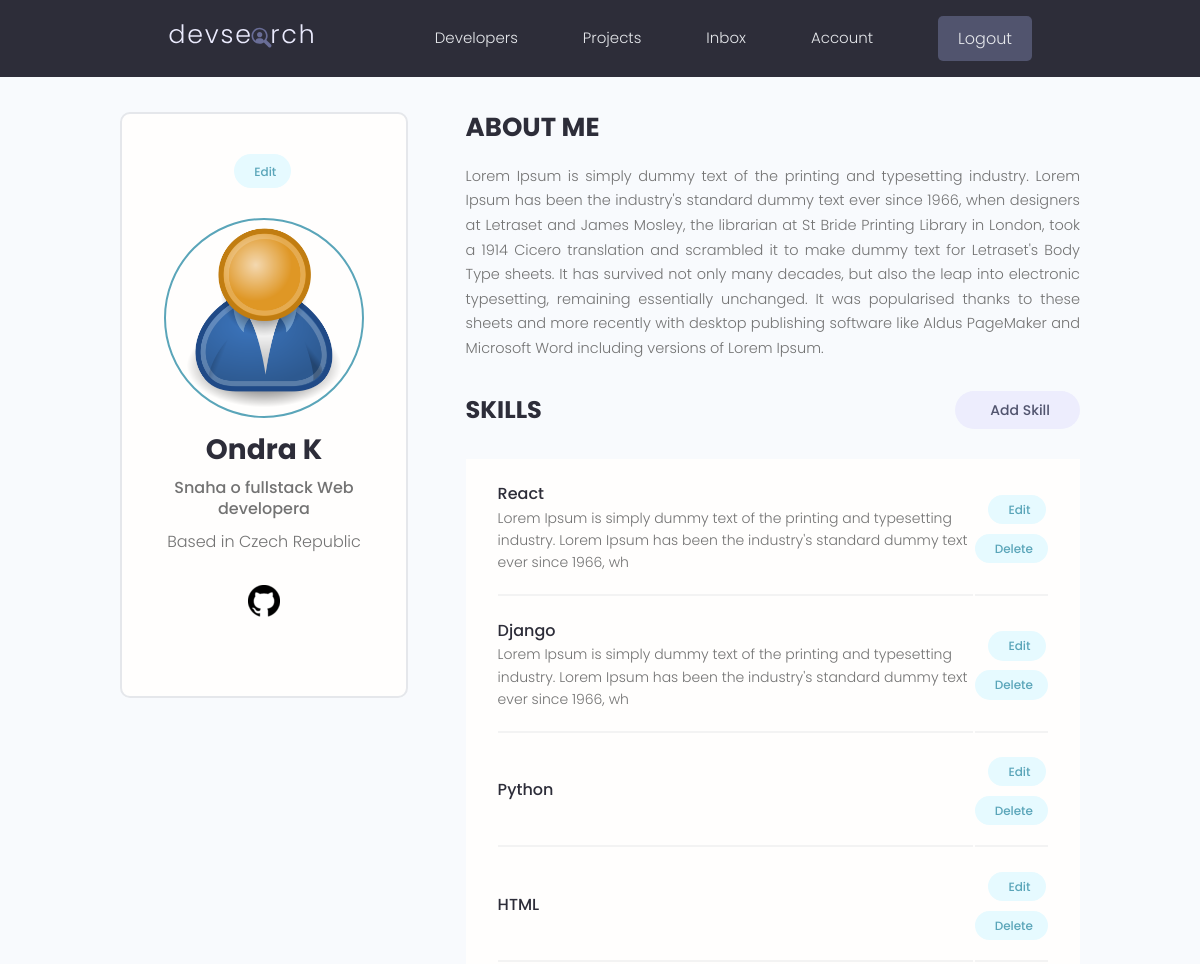
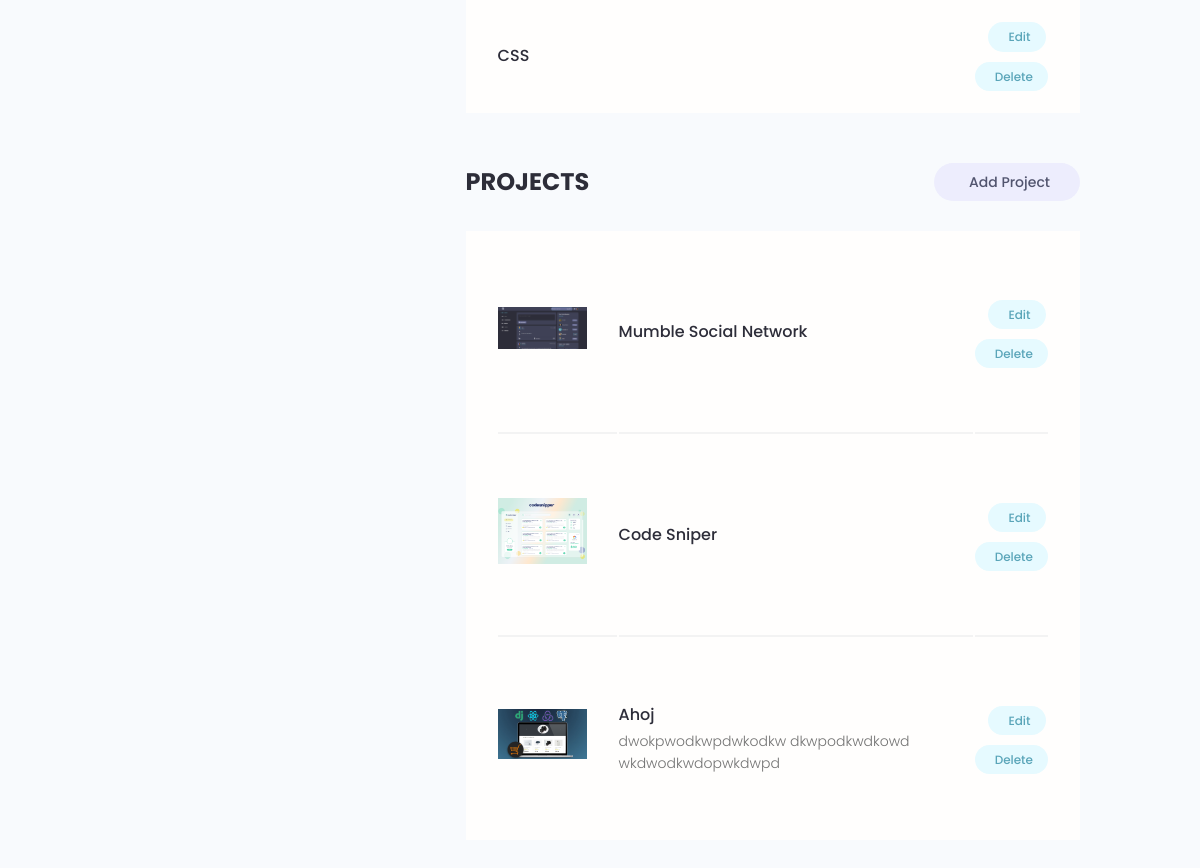
The app's page /account/ (signed in) with its own data (2 pictures, top to bottom).
### users/models.py (models this page shows, shortened)
class Profile(models.Model):
    id = models.UUIDField(primary_key=True, default=uuid.uuid4, editable=False, unique=True)
    user = models.OneToOneField(User, on_delete=models.CASCADE, null=True, blank=True)
    name = models.CharField(max_length=200, null=True, blank=True)
    username = models.CharField(max_length=200, null=True, blank=True)
    location = models.CharField(max_length=200, null=True, blank=True)
    email = models.EmailField(max_length=500, null=True, blank=True)
    short_intro = models.CharField(max_length=200, null=True, blank=True)
    bio = models.TextField(null=True, blank=True)
    profile_image = models.ImageField(null=True, blank=True, upload_to='profiles/', default='profiles/user-default.png')
    social_github = models.CharField(max_length=200, null=True, blank=True)
    social_twitter = models.CharField(max_length=200, null=True, blank=True)
    social_linkedin = models.CharField(max_length=200, null=True, blank=True)
    social_youtube = models.CharField(max_length=200, null=True, blank=True)
    social_website = models.CharField(max_length=200, null=True, blank=True)
    created = models.DateTimeField(auto_now_add=True)

class Skill(models.Model):
    id = models.UUIDField(primary_key=True, default=uuid.uuid4, editable=False, unique=True)
    owner = models.ForeignKey(Profile, on_delete=models.CASCADE, null=True, blank=True)
    name = models.CharField(max_length=200, null=True, blank=True)
    description = models.TextField(null=True, blank=True)
    created = models.DateTimeField(auto_now_add=True)

### projects/models.py (models this page shows, shortened)
class Project(models.Model):
    owner = models.ForeignKey(Profile, null=True, blank=True, on_delete=models.SET_NULL)
    id = models.UUIDField(primary_key=True, default=uuid.uuid4, editable=False, unique=True)
    title = models.CharField(max_length=200)
    description = models.TextField(null=True, blank=True)
    tags = models.ManyToManyField('Tag', blank=True)
    vote_total = models.IntegerField(default=0, null=True, blank=True)
    vote_ratio = models.IntegerField(default=0, null=True, blank=True)
    featured_image = models.ImageField(null=True, blank=True, default='default.jpg')
    demo_link = models.CharField(max_length=2000, null=True, blank=True)
    source_link = models.CharField(max_length=2000, null=True, blank=True)
    created = models.DateTimeField(auto_now_add=True)

### users/views.py (the view)
# urls.py: path('account/', views.userAccount, name='account'),
@login_required(login_url='login')
def userAccount(request):
    profile = request.user.profile
    skills = profile.skill_set.all()
    projects = profile.project_set.all()
    context = {'profile':profile,'skills':skills, 'projects':projects}
    return render(request, 'users/account.html', context)

### users/templates/users/account.html (shortened to what this page needs)
{% extends "base.html" %}
{% load static %}
{% block content %}
<main class="settingsPage profile my-md">
  <div class="container">
    <div class="layout">
      <div class="column column--1of3">
        <div class="card text-center">
          <div class="card__body dev">
            <a class="tag tag--pill tag--main settings__btn" href="#"> Edit</a>
            <img class="avatar avatar--xl dev__avatar" src="{{profile.profile_image.url}}" />
            <h2 class="dev__name">{{profile.name}}</h2>
            <p class="dev__title">{{profile.short_intro}}</p>
            <p class="dev__location">Based in {{profile.location}}</p>
            <ul class="dev__social">
              {% if profile.social_github %}
                <li>
                <a title="Github" href="{{profile.social_github}}" target="_blank"><i class="im im-github"><img src="{% static 'images/icons/github.png' %}" alt=""></i></a>
                </li>
                {% endif %}
            </ul>
          </div>
        </div>
      </div>
      <div class="column column--2of3">
        <div class="devInfo">
          <h3 class="devInfo__title">About Me</h3>
          <p class="devInfo__about">{{profile.bio}}</p>
        </div>
        <div class="settings">
          <h3 class="settings__title">Skills</h3>
          <a class="tag tag--pill tag--sub settings__btn tag--lg" href="#"> Add Skill</a>
        </div>
        <table class="settings__table">
          {% for skill in skills %}
          <tr>
            <td class="settings__tableInfo">
              <h4>{{skill.name}}</h4>
              <p>
                {{skill.description|slice:"150"}}
              </p>
            </td>
            <td class="settings__tableActions">
              <a class="tag tag--pill tag--main settings__btn" href="#"> Edit</a>
              <a class="tag tag--pill tag--main settings__btn" href="#">
                Delete</a>
            </td>
          </tr>
          {% endfor %}
        </table>
        <div class="settings">
          <h3 class="settings__title">Projects</h3>
          <a class="tag tag--pill tag--sub settings__btn tag--lg" href="#"> Add Project</a>
        </div>
        <table class="settings__table">
          {% for project in projects %}
          <tr>
            <td class="settings__thumbnail">
              <a href="{% url 'one-project' project.id %}"><img src="{{project.featured_image.url}}" alt="Project Thumbnail" /></a>
            </td>
            <td class="settings__tableInfo">
              <a href="{% url 'one-project' project.id %}">{{project.title}}</a>
              <p>
                {{project.description|slice:"150"}}
              </p>
            </td>
            <td class="settings__tableActions">
              <a class="tag tag--pill tag--main settings__btn" href="#"> Edit</a>
              <a class="tag tag--pill tag--main settings__btn" href="#">
                Delete</a>
            </td>
          </tr>
          {% endfor %}
        </table>
      </div>
    </div>
  </div>
</main>
{% endblock content %}

### static/app.css (style rules this page uses)
:root { --color-sub: #2d2d39; }
.card { border: 2px solid var(--color-light); }
img { width: 100%; }
.profile .card > .dev { padding: 4rem; }
.dev__avatar { display: block; margin: auto; }
.dev__name { color: var(--color-sub); font-size: 2.8rem; font-weight: 700; margin-top: 1rem; margin-bottom: 0.5rem; }
.dev__title { font-size: 1.6rem; font-weight: 500; line-height: 1.3; }
.dev__location { margin-top: 1rem; }
.dev__social { margin: 3rem 0; list-style: none; display: flex; justify-content: center; gap: 1.5rem; }
.devInfo { margin-bottom: 3rem; }
.devInfo__title, .devInfo__subtitle { font-size: 2.6rem; color: var(--color-sub); text-transform: uppercase; font-weight: 700; margin-bottom: 1.5rem; }
.devInfo__about, .devSkill__info { font-size: 1.45rem; line-height: 1.7; text-align: justify; }
.settingsPage .dev > .settings__btn { display: inline-block; margin-bottom: 3rem; }
.settings { display: flex; justify-content: space-between; align-items: center; }
.settings__title { font-size: 2.4rem; text-transform: uppercase; font-weight: 700; color: var(--color-sub); }
.settings__table { margin-top: 3rem; margin-bottom: 5rem; padding: 0 3rem; background: var(--color-white); }
.settings__table tr { width: 100%; }
.settings__table tr > td { padding: 2rem 0; }
.settings__table tr:not(:last-child) td { border-bottom: 2px solid var(--color-white-light); }
.settings__thumbnail { width: 23%; min-width: 10rem; }
.settings__thumbnail img { padding-right: 3rem; height: 15rem; object-fit: contain; }
.settings__tableInfo { width: 100%; }
.settings__tableInfo h4, .settings__tableInfo a { padding-right: 1rem; width: auto; font-size: 1.6rem; font-weight: 500; color: var(--color-sub); }
.settings__tableInfo p { font-size: 1.4rem; }
.settings__tableActions { text-align: right; }

### static/uikit/styles/modules/_variables.css (style rules this page uses)
:root { --color-main: #5aa5b9; --color-main-light: #e6faff; --color-sub: #3f4156; --color-sub-light: #51546e; --color-sub-lighter: #ededfd; --color-text: #737373; --color-gray: #8b8b8b; --color-light: #e5e7eb; --color-light-gray: #767676; --color-bg: #f8fafd; --color-white: #fffefd; --color-white-light: #f3f3f3; --color-success: #359e64; --color-success-bg: #def8e8; --color-error: #fc4b0b; --color-error-bg: #fff2ee; --font-base: 'Poppins', arial, helvetica, 'Segoe UI', roboto, ubuntu, sans-serif; --font-monospace: 'Fira Code', 'Courier New', courier, monospace; --font-regular: 300; --font-medium: 500; --font-bold: 700; --generic-shadow: 1px 1px 5px #00000010; --generic-transition: all 0.3s ease-in-out; }

### static/uikit/styles/modules/_base.css (style rules this page uses)
* { margin: 0; padding: 0; box-sizing: border-box; text-rendering: optimizeLegibility; color: inherit; font-size: inherit; }
html { font-size: 50%; }
@media only screen and (min-width: 480px) { html { font-size: 56.25%; } }
@media only screen and (min-width: 1200px) { html { font-size: 62.5%; } }
body { line-height: 1.6; font-weight: 400; font-size: 1.5rem; color: var(--color-text); background-color: var(--color-bg); min-height: 100vh; }

### static/uikit/styles/modules/_typography.css (style rules this page uses)
* { font-family: var(--font-base); }
h2 { font-size: 3.6rem; font-weight: var(--font-bold); }
h3 { font-size: 3.2rem; font-weight: var(--font-medium); }
h4 { font-size: 2.8rem; font-weight: var(--font-medium); }
p, span, strong { font-size: 1.6rem; color: var(--color-text); font-weight: var(--font-regular); }
a { padding-bottom: 2px; text-decoration: none; display: inline-block; color: var(--color-main); font-weight: var(--font-medium); }

### static/uikit/styles/modules/_utilities.css (style rules this page uses)
.container { width: 92%; max-width: 165rem; margin: 0 auto; box-sizing: border-box; }
@media screen and (min-width: 1000px) { .container { width: 90%; } }
@media screen and (min-width: 1200px) { .container { width: 80%; } }
.text-center { text-align: center; }
.my-md { margin: 3rem auto; }

### static/uikit/styles/modules/_avatar.css (style rules this page uses)
.avatar { border-radius: 50%; border: 2px solid var(--color-main); object-fit: cover; }
.avatar--xl { height: 20rem; width: 20rem; }

### static/uikit/styles/modules/_card.css (style rules this page uses)
.card { border-radius: 1rem; background-color: var(--color-white); border: 1.5px solid var(--color-light); width: auto; height: auto; margin-top: 0.5rem; margin-bottom: 0.5rem; overflow: hidden; }
.card__body, .card__header { padding: 2rem 2.5rem; }

### static/uikit/styles/modules/_layout.css (style rules this page uses)
.layout { display: flex; flex-flow: row wrap; justify-content: space-between; }
.layout > .column { margin-bottom: 3rem; }
.layout > .column.column--1of3 { flex-basis: 30%; }
.layout > .column.column--2of3 { flex-basis: 64%; }

### records on screen
Profile: profile_image (placeholder picture), name "Ondra K", short_intro "Snaha o fullstack Web developera", location "Czech Republic", bio "Lorem Ipsum is simply dummy text of the printing and typesetting industry. Lorem Ipsum has been the industry's standard dummy text ever since 1966, when designers at Letraset and James Mosley, the librarian at St Bride Printing Library in London, took a 1914 Cicero translation and scrambled it to make dummy text for Letraset's Body Type sheets. It has survived not only many decades, but also the leap into electronic typesetting, remaining essentially unchanged. It was popularised thanks to these sheets and more recently with desktop publishing software like Aldus PageMaker and Microsoft Word including versions of Lorem Ipsum."
Skill: name "React", description "Lorem Ipsum is simply dummy text of the printing and typesetting industry. Lorem Ipsum has been the industry's standard dummy text ever since 1966, wh"
Skill: name "Django", description "Lorem Ipsum is simply dummy text of the printing and typesetting industry. Lorem Ipsum has been the industry's standard dummy text ever since 1966, wh"
Skill: name "Python"
Skill: name "HTML"
Skill: name "CSS"
Project: featured_image (picture), title "Mumble Social Network"
Project: featured_image (picture), title "Code Sniper"
Project: featured_image (picture), title "Ahoj", description "dwokpwodkwpdwkodkw dkwpodkwdkowd wkdwodkwdopwkdwpd"
